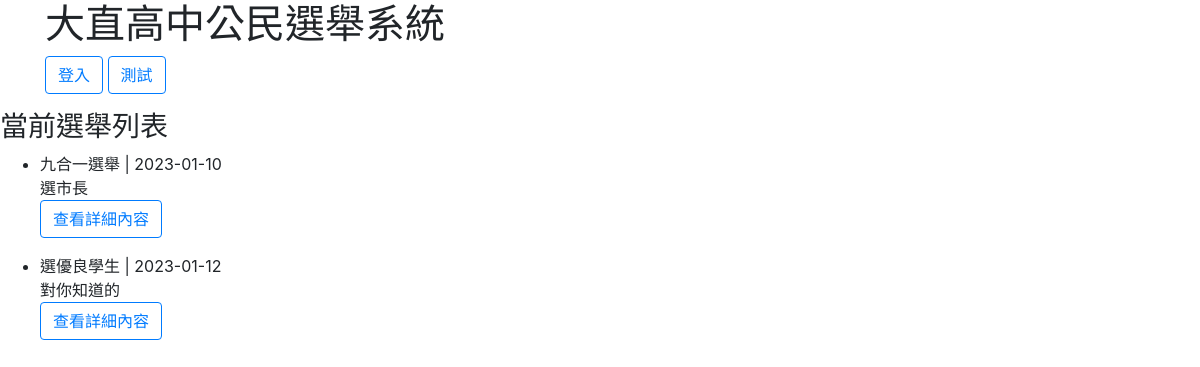
The page /election/ on the database as committed earlier.
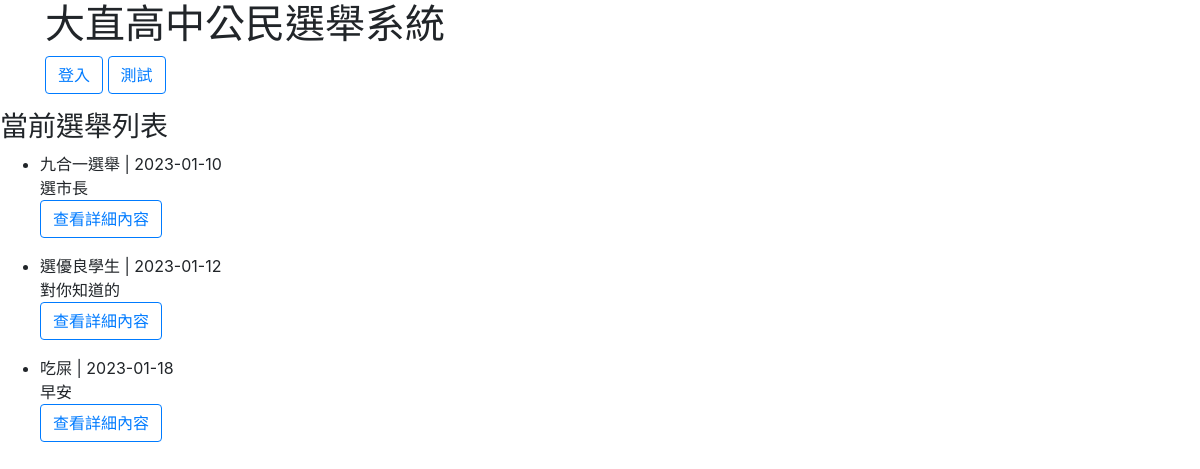
The same page on the database as committed later.
### main/models.py (models this page shows)
class Election(models.Model):
    name = models.CharField('選舉名稱', max_length=50)
    content = models.TextField('內容概述', max_length=200)
    date_created = models.DateField('建立時間', auto_now_add=True)
    date_start = models.DateField('投票開始時間')
    def __str__(self):
        return self.name + " | " + str(self.date_created)

### main/views.py (the view)
# urls.py: path('', ListElections.as_view(), name='mainpage'),
class ListElections(ListView):
    model = Election

### main/templates/main/election_list.html (shortened to what this page needs)
{% extends 'base.html' %}
{% block content %}
<h3>當前選舉列表</h3>
<ul>
    {% for election in election_list %}
    <li>{{ election }}<br>
        <p>{{ election.content }}<br>
        <a href="ele{{ election.id }}/" class="btn btn-outline-primary">查看詳細內容</a></p></li>
    {% empty %}
    <h5>當前無選舉</h5>
    {% endfor %}
</ul>
{% endblock content %}

Rows that differ between the two databases and show on the page:
added Election: name+date_created "吃屎 | 2023-01-18", content "早安"
